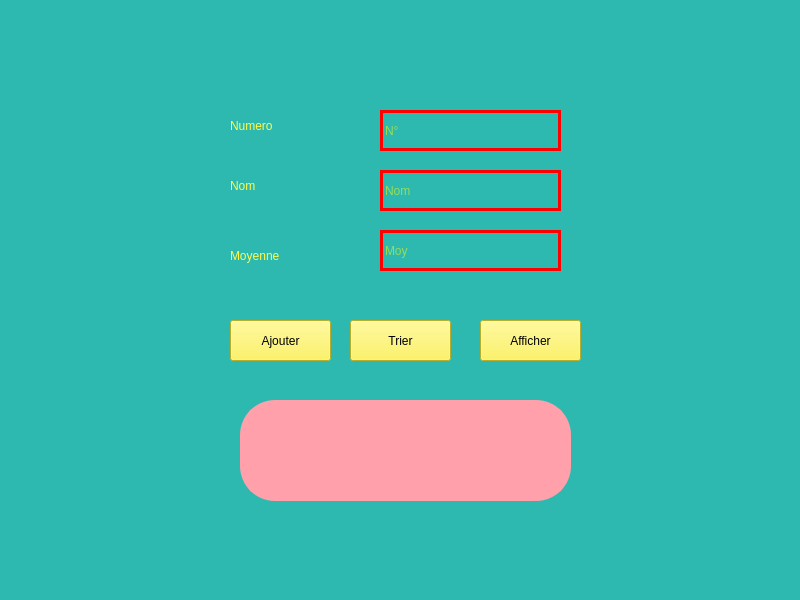
<?xml version="1.0" encoding="UTF-8"?>
<ui version="4.0">
 <class>MainWindow</class>
 <widget class="QMainWindow" name="MainWindow">
  <property name="geometry">
   <rect>
    <x>0</x>
    <y>0</y>
    <width>800</width>
    <height>600</height>
   </rect>
  </property>
  <property name="windowTitle">
   <string>MainWindow</string>
  </property>
  <property name="styleSheet">
   <string notr="true">background-color: rgb(45, 185, 176);</string>
  </property>
  <widget class="QWidget" name="centralwidget">
   <widget class="QLabel" name="label">
    <property name="geometry">
     <rect>
      <x>230</x>
      <y>110</y>
      <width>111</width>
      <height>31</height>
     </rect>
    </property>
    <property name="styleSheet">
     <string notr="true">color: rgb(255, 250, 76);
font: 24pt &quot;MS Shell Dlg 2&quot;;</string>
    </property>
    <property name="text">
     <string>Numero</string>
    </property>
   </widget>
   <widget class="QLabel" name="label_2">
    <property name="geometry">
     <rect>
      <x>230</x>
      <y>170</y>
      <width>111</width>
      <height>31</height>
     </rect>
    </property>
    <property name="styleSheet">
     <string notr="true">color: rgb(255, 250, 76);
font: 24pt &quot;MS Shell Dlg 2&quot;;</string>
    </property>
    <property name="text">
     <string>Nom</string>
    </property>
   </widget>
   <widget class="QLabel" name="label_3">
    <property name="geometry">
     <rect>
      <x>230</x>
      <y>240</y>
      <width>151</width>
      <height>31</height>
     </rect>
    </property>
    <property name="styleSheet">
     <string notr="true">color: rgb(255, 250, 76);
font: 24pt &quot;MS Shell Dlg 2&quot;;</string>
    </property>
    <property name="text">
     <string>Moyenne</string>
    </property>
   </widget>
   <widget class="QLineEdit" name="numero">
    <property name="geometry">
     <rect>
      <x>380</x>
      <y>110</y>
      <width>181</width>
      <height>41</height>
     </rect>
    </property>
    <property name="styleSheet">
     <string notr="true"> border: 3px solid #ccc;
color: rgb(255, 255, 0);
font: 75 24pt &quot;MS Shell Dlg 2&quot;;
border-color: rgb(255, 0, 0);</string>
    </property>
    <property name="placeholderText">
     <string>N°</string>
    </property>
   </widget>
   <widget class="QLineEdit" name="nom">
    <property name="geometry">
     <rect>
      <x>380</x>
      <y>170</y>
      <width>181</width>
      <height>41</height>
     </rect>
    </property>
    <property name="styleSheet">
     <string notr="true"> border: 3px solid #ccc;
color: rgb(255, 255, 0);
font: 75 24pt &quot;MS Shell Dlg 2&quot;;
border-color: rgb(255, 0, 0);</string>
    </property>
    <property name="placeholderText">
     <string>Nom</string>
    </property>
   </widget>
   <widget class="QLineEdit" name="moy">
    <property name="geometry">
     <rect>
      <x>380</x>
      <y>230</y>
      <width>181</width>
      <height>41</height>
     </rect>
    </property>
    <property name="styleSheet">
     <string notr="true"> border: 3px solid #ccc;
color: rgb(255, 255, 0);
font: 75 24pt &quot;MS Shell Dlg 2&quot;;
border-color: rgb(255, 0, 0);</string>
    </property>
    <property name="placeholderText">
     <string>Moy</string>
    </property>
   </widget>
   <widget class="QPushButton" name="ajouter">
    <property name="geometry">
     <rect>
      <x>230</x>
      <y>320</y>
      <width>101</width>
      <height>41</height>
     </rect>
    </property>
    <property name="styleSheet">
     <string notr="true">background-color: rgb(255, 243, 61);
font: 15pt &quot;Georgia&quot;;</string>
    </property>
    <property name="text">
     <string>Ajouter</string>
    </property>
   </widget>
   <widget class="QPushButton" name="trier">
    <property name="geometry">
     <rect>
      <x>350</x>
      <y>320</y>
      <width>101</width>
      <height>41</height>
     </rect>
    </property>
    <property name="styleSheet">
     <string notr="true">background-color: rgb(255, 243, 61);
font: 15pt &quot;Georgia&quot;;</string>
    </property>
    <property name="text">
     <string>Trier</string>
    </property>
   </widget>
   <widget class="QPushButton" name="afficher">
    <property name="geometry">
     <rect>
      <x>480</x>
      <y>320</y>
      <width>101</width>
      <height>41</height>
     </rect>
    </property>
    <property name="styleSheet">
     <string notr="true">background-color: rgb(255, 243, 61);
font: 15pt &quot;Georgia&quot;;</string>
    </property>
    <property name="text">
     <string>Afficher</string>
    </property>
   </widget>
   <widget class="QLineEdit" name="resultat">
    <property name="geometry">
     <rect>
      <x>240</x>
      <y>400</y>
      <width>331</width>
      <height>101</height>
     </rect>
    </property>
    <property name="styleSheet">
     <string notr="true">border-radius:35px;
 border: 3px solid #ccc;
background-color: rgb(255, 160, 170);
border-color: rgb(255, 160, 170);</string>
    </property>
    <property name="readOnly">
     <bool>true</bool>
    </property>
   </widget>
  </widget>
  <widget class="QStatusBar" name="statusbar"/>
 </widget>
 <resources/>
 <connections/>
</ui>
